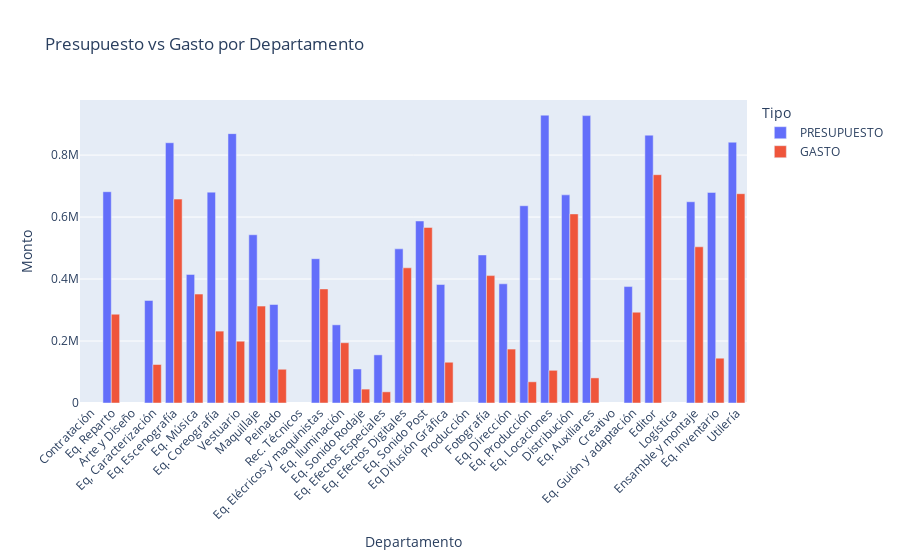

The cell this chart's notebook holds for it:
### Markdown cell above
## Gasto vs Presupuesto

### Code cell
df_melted = df_resumen.melt(id_vars="DEPARTAMENTO", value_vars=["PRESUPUESTO", "GASTO"],
                            var_name="Tipo", value_name="Monto")

# Gráfico interactivo
fig = px.bar(df_melted, x="DEPARTAMENTO", y="Monto", color="Tipo", barmode="group",
             title="Presupuesto vs Gasto por Departamento")

fig.update_layout(xaxis_title="Departamento", yaxis_title="Monto", xaxis_tickangle=-45)
fig.show()

### Figure 1 — Plotly figure (JSON) as saved in the notebook; plotly's stock layout.template omitted (floating-point values rounded to 4 significant figures)
{"data": [{"alignmentgroup": "True", "hovertemplate": "Tipo=PRESUPUESTO<br>DEPARTAMENTO=%{x}<br>Monto=%{y}<extra></extra>", "legendgroup": "PRESUPUESTO", "marker": {"color": "#636efa", "pattern": {"shape": ""}}, "name": "PRESUPUESTO", "offsetgroup": "PRESUPUESTO", "orientation": "v", "showlegend": true, "textposition": "auto", "type": "bar", "x": ["Contratación", "Eq. Reparto", "Arte y Diseño", "Eq, Caracterización", "Eq. Escenografía", "Eq. Música", "Eq. Coreografía", "Vestuario", "Maquillaje", "Peinado", "Rec. Técnicos", "Eq. Elécricos y maquinistas", "Eq. Iluminación", "Eq. Sonido Rodaje", "Eq. Efectos Especiales", "Eq. Efectos Digitales", "Eq. Sonido Post", "Eq Difusión Gráfica", "Producción", "Fotografía", "Eq. Dirección", "Eq. Producción", "Eq. Locaciones", "Distribución", "Eq. Auxiliares", "Creativo", "Eq. Guión y adaptación", "Editor", "Logística", "Ensamble y montaje", "Eq. Inventario", "Utilería"], "xaxis": "x", "y": [NaN, 681800.0, NaN, 330900.0, 839800.0, 415000.0, 680500.0, 869300.0, 542900.0, 317800.0, NaN, 465700.0, 252300.0, 109800.0, 155300.0, 497400.0, 587300.0, 382300.0, NaN, 477800.0, 384600.0, 636500.0, 928900.0, 671600.0, 927400.0, NaN, 375700.0, 864300.0, NaN, 649400.0, 679500.0, 841600.0], "yaxis": "y"}, {"alignmentgroup": "True", "hovertemplate": "Tipo=GASTO<br>DEPARTAMENTO=%{x}<br>Monto=%{y}<extra></extra>", "legendgroup": "GASTO", "marker": {"color": "#EF553B", "pattern": {"shape": ""}}, "name": "GASTO", "offsetgroup": "GASTO", "orientation": "v", "showlegend": true, "textposition": "auto", "type": "bar", "x": ["Contratación", "Eq. Reparto", "Arte y Diseño", "Eq, Caracterización", "Eq. Escenografía", "Eq. Música", "Eq. Coreografía", "Vestuario", "Maquillaje", "Peinado", "Rec. Técnicos", "Eq. Elécricos y maquinistas", "Eq. Iluminación", "Eq. Sonido Rodaje", "Eq. Efectos Especiales", "Eq. Efectos Digitales", "Eq. Sonido Post", "Eq Difusión Gráfica", "Producción", "Fotografía", "Eq. Dirección", "Eq. Producción", "Eq. Locaciones", "Distribución", "Eq. Auxiliares", "Creativo", "Eq. Guión y adaptación", "Editor", "Logística", "Ensamble y montaje", "Eq. Inventario", "Utilería"], "xaxis": "x", "y": [NaN, 286500.0, NaN, 124200.0, 657900.0, 351500.0, 232000.0, 199400.0, 312600.0, 108900.0, NaN, 368200.0, 194500.0, 44870.0, 36080.0, 436200.0, 566500.0, 131500.0, NaN, 411100.0, 174000.0, 68410.0, 105500.0, 610100.0, 81010.0, NaN, 293000.0, 736700.0, NaN, 504000.0, 144500.0, 675400.0], "yaxis": "y"}], "layout": {"barmode": "group", "legend": {"title": {"text": "Tipo"}, "tracegroupgap": 0}, "title": {"text": "Presupuesto vs Gasto por Departamento"}, "xaxis": {"anchor": "y", "domain": [0, 1], "tickangle": -45, "title": {"text": "Departamento"}}, "yaxis": {"anchor": "x", "domain": [0, 1], "title": {"text": "Monto"}}}}
